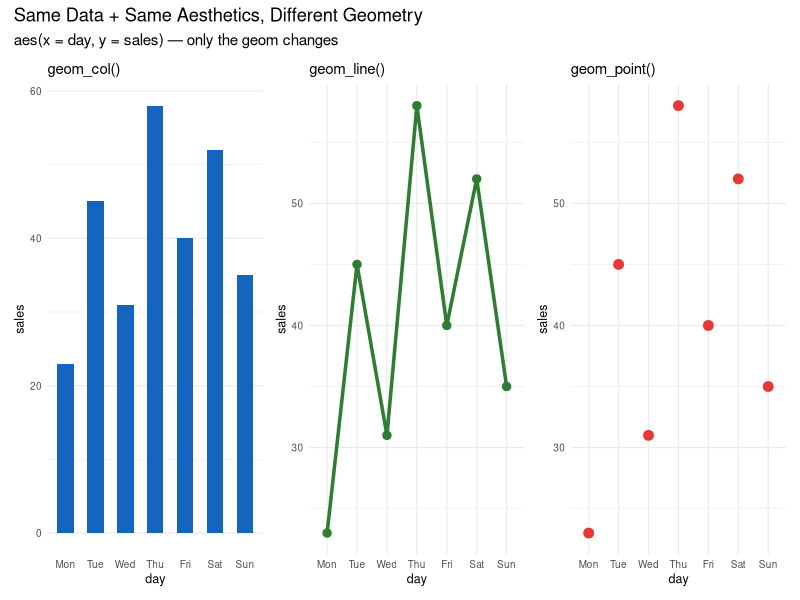
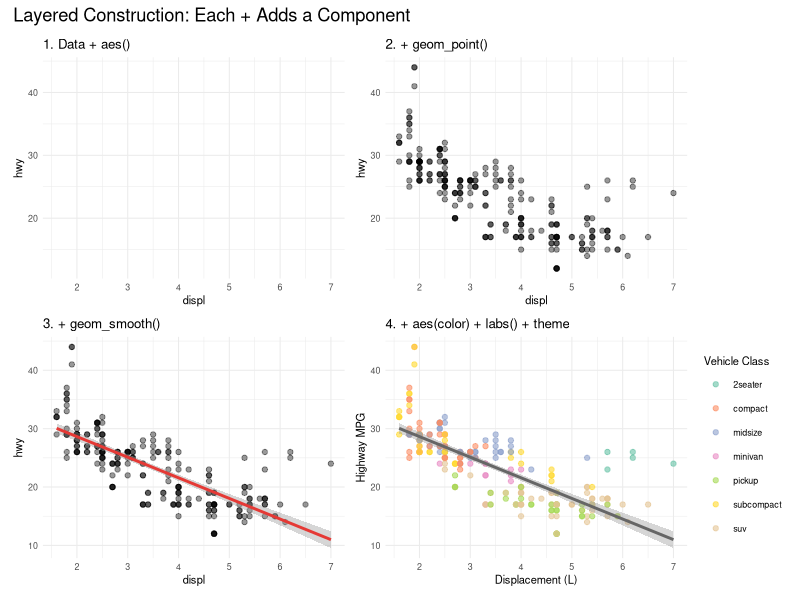
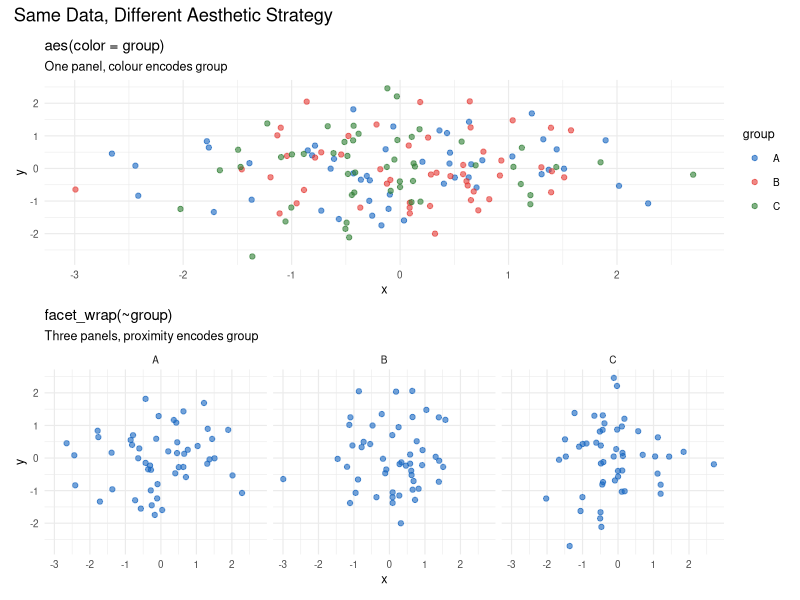
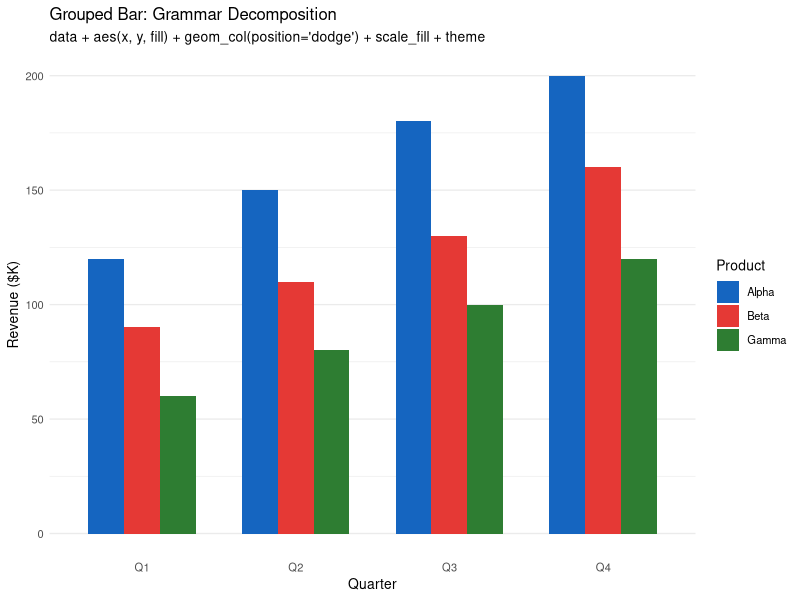
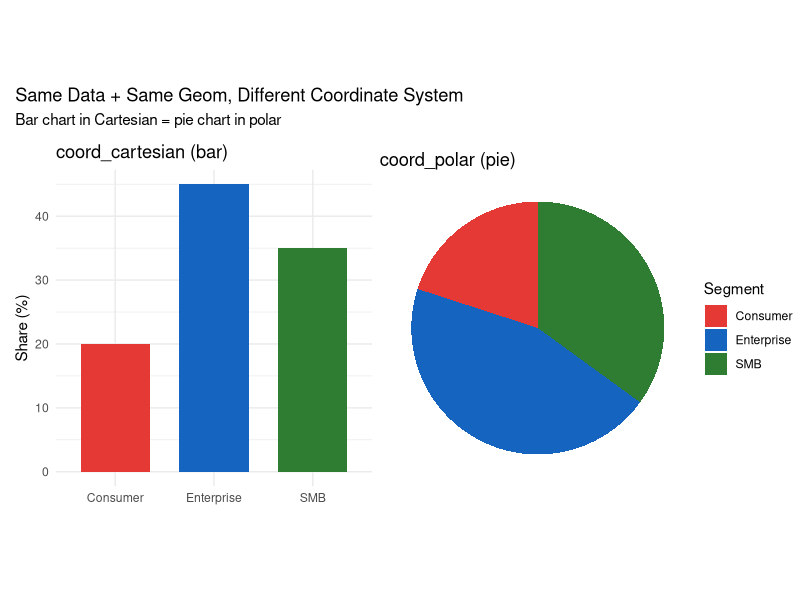
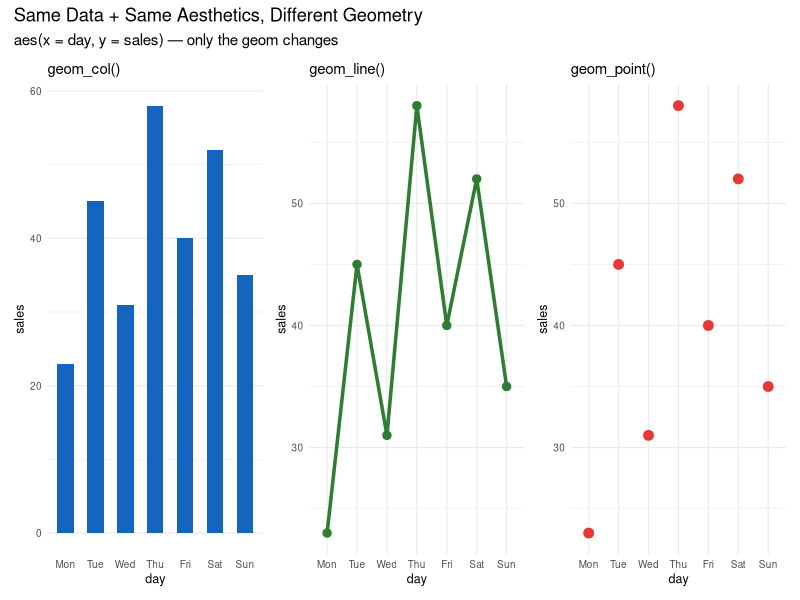
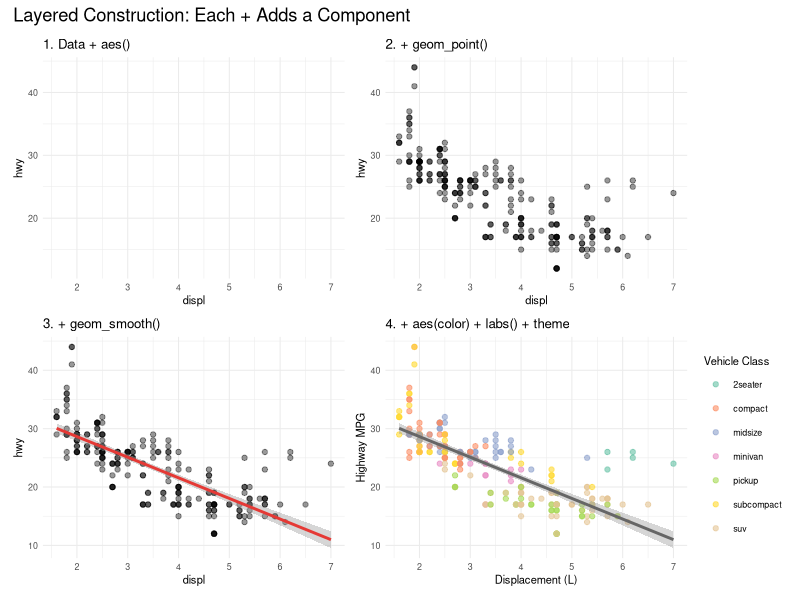
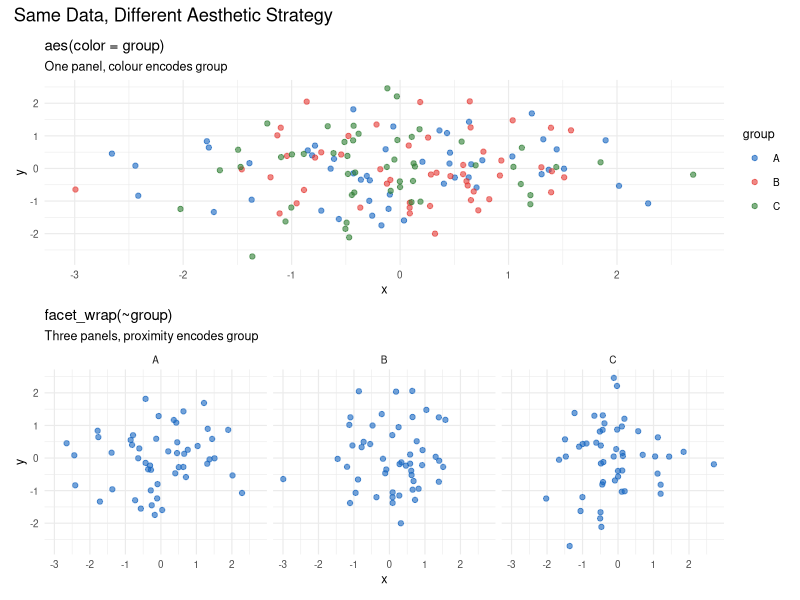

The R source for these figures, in order:
# ============================================================
# Workshop 2 — Module 1: Wilkinson's Grammar of Graphics
# R Demonstration Script
# Data Visualization for Data Scientists — UNYT Tirana
# ============================================================

library(tidyverse)
library(patchwork)
dir.create("output", showWarnings = FALSE)


# ── 1. SAME DATA, THREE GEOMETRIES ────────────────────────
# Demonstrate: changing geom changes the chart, not the mapping

daily_sales <- tibble(
  day   = factor(c("Mon","Tue","Wed","Thu","Fri","Sat","Sun"),
                 levels = c("Mon","Tue","Wed","Thu","Fri","Sat","Sun")),
  sales = c(23, 45, 31, 58, 40, 52, 35)
)

# Base mapping (shared across all three)
base_map <- ggplot(daily_sales, aes(x = day, y = sales))

# geom_col (bar chart)
p_bar <- base_map +
  geom_col(fill = "#1565C0", width = 0.55) +
  labs(title = "geom_col()") +
  theme_minimal(base_size = 9) +
  theme(panel.grid.major.x = element_blank())

# geom_line (line chart)
p_line <- base_map +
  geom_line(group = 1, color = "#2E7D32", linewidth = 1.2) +
  geom_point(color = "#2E7D32", size = 2.5) +
  labs(title = "geom_line()") +
  theme_minimal(base_size = 9)

# geom_point (dot plot)
p_dot <- base_map +
  geom_point(color = "#E53935", size = 3) +
  labs(title = "geom_point()") +
  theme_minimal(base_size = 9)

p_three_geoms <- p_bar + p_line + p_dot +
  plot_annotation(
    title = "Same Data + Same Aesthetics, Different Geometry",
    subtitle = "aes(x = day, y = sales) — only the geom changes"
  )

print(p_three_geoms)
ggsave("output/three_geoms.png", p_three_geoms, width = 12, height = 4, dpi = 300)


# ── 2. LAYERED CONSTRUCTION — building up a ggplot ────────
# Show four progressive stages using the mpg dataset

# Stage 1: data + aesthetics only (empty canvas with axes)
p1 <- ggplot(mpg, aes(x = displ, y = hwy)) +
  labs(title = "1. Data + aes()") +
  theme_minimal(base_size = 8)

# Stage 2: + geometry
p2 <- ggplot(mpg, aes(x = displ, y = hwy)) +
  geom_point(alpha = 0.4, size = 1.5) +
  labs(title = "2. + geom_point()") +
  theme_minimal(base_size = 8)

# Stage 3: + statistic (smooth)
p3 <- ggplot(mpg, aes(x = displ, y = hwy)) +
  geom_point(alpha = 0.4, size = 1.5) +
  geom_smooth(method = "lm", color = "#E53935", se = TRUE) +
  labs(title = "3. + geom_smooth()") +
  theme_minimal(base_size = 8)

# Stage 4: + colour aesthetic + labels + theme
p4 <- ggplot(mpg, aes(x = displ, y = hwy, color = class)) +
  geom_point(alpha = 0.6, size = 1.5) +
  geom_smooth(method = "lm", se = TRUE, color = "grey40") +
  scale_color_brewer(palette = "Set2") +
  labs(title = "4. + aes(color) + labs() + theme",
       x = "Displacement (L)", y = "Highway MPG",
       color = "Vehicle Class") +
  theme_minimal(base_size = 8)

p_layered <- (p1 | p2) / (p3 | p4) +
  plot_annotation(title = "Layered Construction: Each + Adds a Component")

print(p_layered)
ggsave("output/layered_construction.png", p_layered, width = 10, height = 7, dpi = 300)


# ── 3. SAME DATA, DIFFERENT AESTHETIC STRATEGY ────────────
# Color vs Faceting for the same grouping variable

set.seed(42)
df_groups <- tibble(
  x = rnorm(150),
  y = rnorm(150),
  group = rep(c("A", "B", "C"), each = 50)
)

# Strategy A: color encodes group
p_color <- ggplot(df_groups, aes(x = x, y = y, color = group)) +
  geom_point(size = 1.5, alpha = 0.6) +
  scale_color_manual(values = c(A = "#1565C0", B = "#E53935", C = "#2E7D32")) +
  labs(title = "aes(color = group)", subtitle = "One panel, colour encodes group") +
  theme_minimal(base_size = 9)

# Strategy B: faceting separates groups
p_facet <- ggplot(df_groups, aes(x = x, y = y)) +
  geom_point(size = 1.5, alpha = 0.6, color = "#1565C0") +
  facet_wrap(~group, ncol = 3) +
  labs(title = "facet_wrap(~group)", subtitle = "Three panels, proximity encodes group") +
  theme_minimal(base_size = 9)

p_strategies <- p_color / p_facet +
  plot_annotation(title = "Same Data, Different Aesthetic Strategy")

print(p_strategies)
ggsave("output/color_vs_facet.png", p_strategies, width = 9, height = 7, dpi = 300)


# ── 4. DECOMPOSING A GROUPED BAR CHART ───────────────────
# Show that every chart is just a combination of grammar layers

sales_data <- tibble(
  quarter = rep(c("Q1", "Q2", "Q3", "Q4"), 3),
  product = rep(c("Alpha", "Beta", "Gamma"), each = 4),
  revenue = c(120, 150, 180, 200,
              90, 110, 130, 160,
              60, 80, 100, 120)
)

p_grouped <- ggplot(sales_data,
  aes(x = quarter, y = revenue, fill = product)) +
  geom_col(position = "dodge", width = 0.7) +              # geometry + position
  scale_fill_manual(values = c(Alpha = "#1565C0",           # scale
                                Beta = "#E53935",
                                Gamma = "#2E7D32")) +
  labs(title = "Grouped Bar: Grammar Decomposition",        # labels
       subtitle = "data + aes(x, y, fill) + geom_col(position='dodge') + scale_fill + theme",
       x = "Quarter", y = "Revenue ($K)", fill = "Product") +
  theme_minimal(base_size = 10) +                           # theme
  theme(panel.grid.major.x = element_blank())

print(p_grouped)
ggsave("output/grouped_bar_grammar.png", p_grouped, width = 7, height = 5, dpi = 300)


# ── 5. COORD SYSTEM SWAP: Bar → Pie ─────────────────────
# Same data + geom_bar, only the coordinate system changes

market <- tibble(
  segment = c("Enterprise", "SMB", "Consumer"),
  share   = c(45, 35, 20)
)

p_bar_coord <- ggplot(market, aes(x = segment, y = share, fill = segment)) +
  geom_col(width = 0.7) +
  scale_fill_manual(values = c(Enterprise = "#1565C0", SMB = "#2E7D32", Consumer = "#E53935")) +
  theme_minimal() +
  theme(legend.position = "none") +
  labs(title = "coord_cartesian (bar)", x = NULL, y = "Share (%)")

p_pie_coord <- ggplot(market, aes(x = "", y = share, fill = segment)) +
  geom_col(width = 1) +
  coord_polar(theta = "y") +
  scale_fill_manual(values = c(Enterprise = "#1565C0", SMB = "#2E7D32", Consumer = "#E53935")) +
  theme_void() +
  labs(title = "coord_polar (pie)", fill = "Segment")

p_coord_swap <- p_bar_coord + p_pie_coord +
  plot_annotation(
    title = "Same Data + Same Geom, Different Coordinate System",
    subtitle = "Bar chart in Cartesian = pie chart in polar"
  )

print(p_coord_swap)
ggsave("output/coord_swap.png", p_coord_swap, width = 10, height = 4, dpi = 300)


cat("\n── All W02-M01 plots saved to output/ ──\n")
